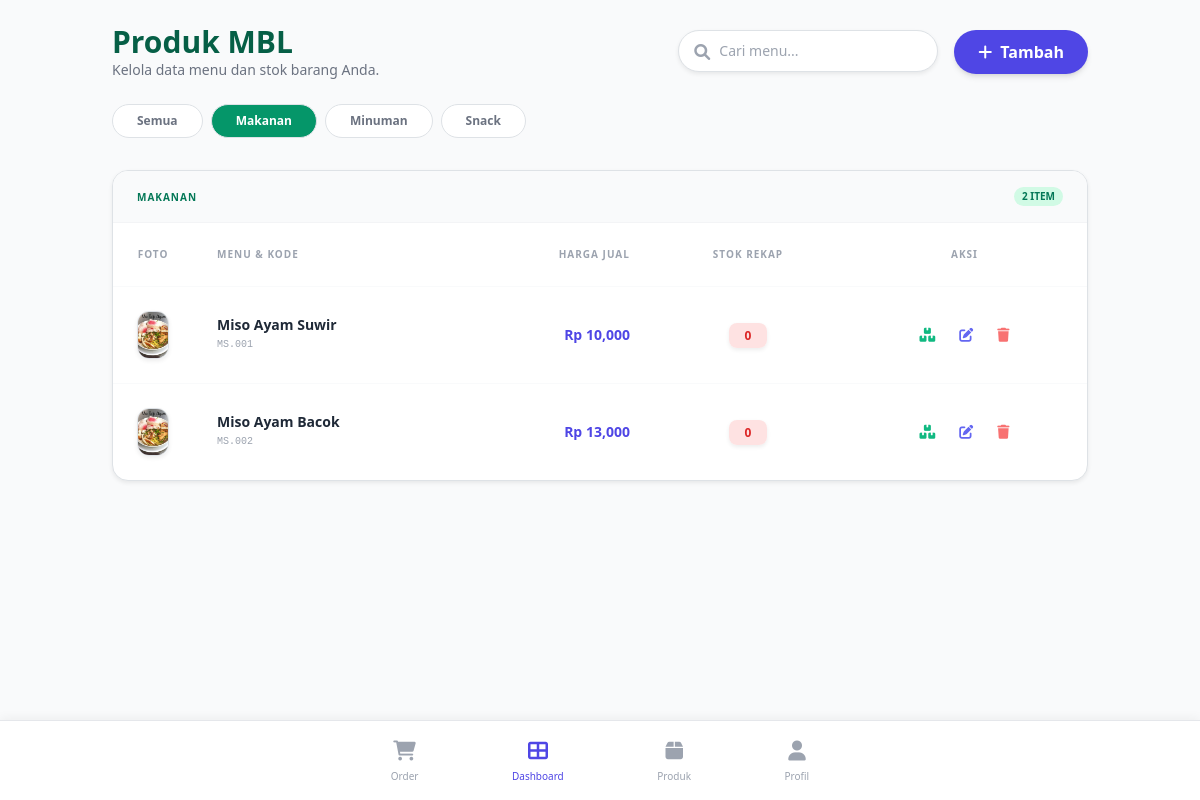
/produk/?kategori=Makanan&q= (signed in), run on the app's committed database.
### models/produk_model.py (models this page shows, shortened)
class Produk(db.Model):
    __tablename__ = 'produk'
    id = db.Column(db.Integer, primary_key=True)
    kode = db.Column(db.String(20), unique=True)
    nama_produk = db.Column(db.String(100), nullable=False)
    kategori = db.Column(db.String(30), nullable=False)  # ganti ke 30 biar sesuai enum
    harga_jual = db.Column(db.Integer, nullable=False)
    harga_beli = db.Column(db.Integer, default=0)  # HPP final per pcs/mangkok
    harga_beli_supplier = db.Column(db.Integer, default=0)  # Khusus konsinyasi
    is_konsinyasi = db.Column(db.Boolean, default=False)  # True = titip, False = beli/resep
    gambar = db.Column(db.Text)  # tambahin field gambar
    resep = db.relationship('Resep', backref='produk', uselist=False, lazy=True)
    detail = db.relationship('PenjualanDetail', backref='produk', lazy=True)
    rekap_stok = db.relationship('Stok', back_populates='produk', uselist=False, cascade="all, delete-orphan")
    riwayat_stok = db.relationship('StokHarian', back_populates='produk', lazy=True)

### routers/produk_router.py (the view)
@produk.route('/', methods=['GET'])
@login_required
def list_produk():
    search = request.args.get('q', '')
    kategori_filter = request.args.get('kategori', 'Semua')
    query = Produk.query
    if search:
        query = query.filter(Produk.nama_produk.ilike(f'%{search}%'))
    if kategori_filter != 'Semua':
        query = query.filter_by(kategori=kategori_filter)
    produk_per_kategori = {}
    for k in KategoriEnum:
        list_produk = query.filter_by(kategori=k.value).all()
        if list_produk:
            produk_per_kategori[k.value] = list_produk
    return render_template('produk/list_produk.html',
        produk_per_kategori=produk_per_kategori,
        search=search,
        kategori_filter=kategori_filter,
        kategoris=['Semua'] + [k.value for k in KategoriEnum]
    )

### templates/produk/list_produk.html (shortened to what this page needs)
{% extends "base.html" %}
{% block content %}
<div class="mb-6">
    <div class="flex flex-col md:flex-row md:items-center justify-between gap-4">
        <div>
            <h1 class="text-3xl font-bold text-emerald-800">Produk MBL</h1>
            <p class="text-sm text-gray-500">Kelola data menu dan stok barang Anda.</p>
        </div>
        <div class="flex gap-3">
            <form action="{{ url_for('produk.list_produk') }}" method="GET" class="relative group">
                <input type="text" name="q" placeholder="Cari menu..." value="{{ search }}"
                       class="pl-10 pr-4 py-2.5 border border-gray-200 rounded-full focus:ring-2 focus:ring-indigo-500 outline-none text-sm transition-all shadow-sm">
                <i class="fas fa-search absolute left-4 top-3.5 text-gray-400 group-focus-within:text-indigo-500"></i>
            </form>
            <button type="button" data-bs-toggle="modal" data-bs-target="#modalTambah"
                    class="bg-indigo-600 hover:bg-indigo-700 text-white px-6 py-2.5 rounded-full font-bold transition shadow-md flex items-center gap-2">
                <i class="fas fa-plus"></i> <span>Tambah</span>
            </button>
        </div>
    </div>
    <div class="flex items-center gap-2 overflow-x-auto mt-6 pb-2 scrollbar-hide">
        <a href="{{ url_for('produk.list_produk', kategori='Semua', q=search) }}"
           class="px-6 py-2 rounded-full text-xs font-bold border transition
           {{ 'bg-emerald-600 text-white border-emerald-600' if kategori_filter == 'Semua' else 'bg-white text-gray-500 border-gray-100 hover:bg-gray-50' }}">
            Semua
        </a>
        {% for kat in kategoris %}
            {% if kat != 'Semua' %}
            <a href="{{ url_for('produk.list_produk', kategori=kat, q=search) }}"
               class="px-6 py-2 rounded-full text-xs font-bold border transition
               {{ 'bg-emerald-600 text-white border-emerald-600' if kategori_filter == kat else 'bg-white text-gray-500 border-gray-100 hover:bg-gray-50' }}">
                {{ kat }}
            </a>
            {% endif %}
        {% endfor %}
    </div>
</div>
<div class="space-y-8 mb-20">
    {% for nama_kategori, list_produk in produk_per_kategori.items() %}
    <div class="bg-white rounded-2xl shadow-sm border border-gray-100 overflow-hidden">
        <div class="bg-gray-50 px-6 py-3 border-b border-gray-100 flex justify-between items-center">
            <h3 class="font-bold text-emerald-700 uppercase text-[10px] tracking-widest">{{ nama_kategori }}</h3>
            <span class="bg-emerald-100 text-emerald-700 text-[10px] px-2 py-0.5 rounded-full font-bold uppercase">
                {{ list_produk|length }} Item
            </span>
        </div>
        <div class="overflow-x-auto">
            <table class="w-full text-left">
                <thead class="bg-white border-b border-gray-50 text-[10px] font-bold text-gray-400 uppercase tracking-widest">
                    <tr>
                        <th class="px-6 py-4 text-center">Foto</th>
                        <th class="px-6 py-4">Menu & Kode</th>
                        <th class="px-6 py-4 text-right">Harga Jual</th>
                        <th class="px-6 py-4 text-center">Stok Rekap</th>
                        <th class="px-6 py-4 text-center">Aksi</th>
                    </tr>
                </thead>
                <tbody class="divide-y divide-gray-50 text-sm">
                    {% for p in list_produk %}
                    <tr class="hover:bg-indigo-50/20 transition">
                        <td class="px-6 py-4 w-20">
                            <img src="{{ url_for('static', filename='uploads/' + p.gambar) if p.gambar else url_for('static', filename='img/default.png') }}"
                                 class="w-12 h-12 rounded-xl object-cover shadow-sm mx-auto border border-gray-100">
                        </td>
                        <td class="px-6 py-4">
                            <div class="font-bold text-gray-800">{{ p.nama_produk }}</div>
                            <div class="text-[10px] text-gray-400 font-mono">{{ p.kode }}</div>
                        </td>
                        <td class="px-6 py-4 text-right font-extrabold text-indigo-600">
                            Rp {{ "{:,.0f}".format(p.harga_jual) }}
                        </td>
                        <td class="px-6 py-4 text-center">
                            {% set current_qty = p.rekap_stok.jumlah if p.rekap_stok else 0 %}
                            <span class="px-3 py-1 rounded-lg text-xs font-bold shadow-sm
                                  {{ 'bg-red-100 text-red-600' if current_qty < 10 else 'bg-emerald-100 text-emerald-600' }}">
                                {{ current_qty }}
                            </span>
                        </td>
                        <td class="px-6 py-4 text-center">
                            <div class="flex justify-center gap-2">
                                <button data-bs-toggle="modal" data-bs-target="#modalRestok{{ p.id }}"
                                        class="p-2 text-emerald-500 hover:bg-emerald-50 rounded-lg transition" title="Restok">
                                    <i class="fas fa-boxes"></i>
                                </button>
                                <div class="flex justify-center gap-2">
                                <button type="button" data-bs-toggle="modal" data-bs-target="#modalEdit{{ p.id }}"
                                        class="p-2 text-indigo-500 hover:bg-indigo-50 rounded-lg transition">
                                    <i class="fas fa-edit"></i>
                                </button>
                                <button type="button" data-bs-toggle="modal" data-bs-target="#modalHapus{{ p.id }}"
                                        class="p-2 text-red-400 hover:bg-red-50 rounded-lg transition">
                                    <i class="fas fa-trash"></i>
                                </button>
                                </div>
                            </div>
                        </td>
                    </tr>
                    {% endfor %}
                </tbody>
            </table>
        </div>
    </div>
    {% else %}
    <div class="text-center py-20 bg-white rounded-3xl border border-dashed border-gray-200">
        <i class="fas fa-box-open text-5xl text-gray-200 mb-4"></i>
        <p class="text-gray-400 font-medium">Menu tidak ditemukan.</p>
    </div>
    {% endfor %}
</div>
{% endblock %}

### templates/base.html (style rules this page uses)
body { padding-bottom: 90px; }

### data on the page
Produk: gambar (picture), nama_produk "Miso Ayam Suwir", kode "MS.001", harga_jual "10,000", is_konsinyasi "0"
Produk: gambar (picture), nama_produk "Miso Ayam Bacok", kode "MS.002", harga_jual "13,000", is_konsinyasi "0"

### other printed values
{{ kat }} "Makanan" "Minuman" "Snack"
{{ nama_kategori }} "MAKANAN"
{{ list_produk|length }} "2"
